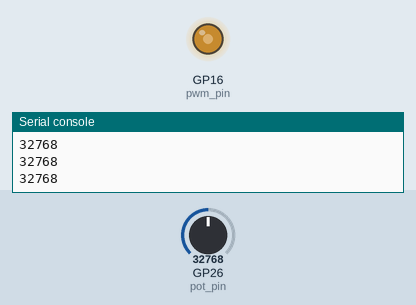
The program below on a simulated Raspberry Pi Pico running MicroPython. Parts: output pins drawn as LEDs (lit = HIGH), the last lines printed to the serial console. The test bench sets the inputs (shaded band); at power-on: GP26 (pot_pin) = 32768 (analog values on the 0–65535 scale).

Above: at 1.2 s.
1.3 s: GP26 (pot_pin) set to 45874
At 2.2 s:
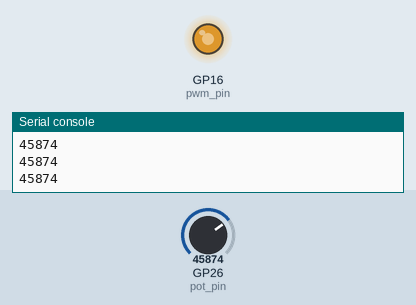
2.8 s: GP26 (pot_pin) set to 57670
At 3.5 s:
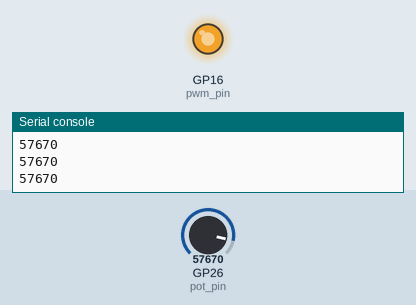
4.3 s: GP26 (pot_pin) set to 7864
At 4.9 s:
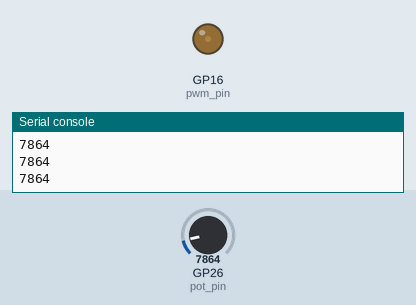
5.8 s: GP26 (pot_pin) set to 0
At 6.2 s:
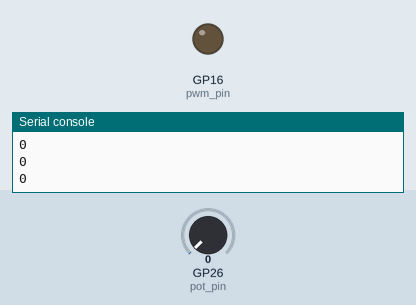
Timing chart, 0 to 8.3 s (numbered marks = the images above; inputs shaded):
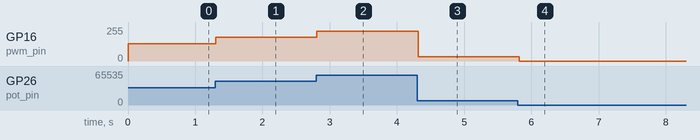

The program:

PWM.py
```python
from machine import Pin, ADC, PWM
import time as t

pot_pin = ADC(Pin(26))
pwm_pin = PWM(Pin(16))

#max = 65535

pwm_pin.freq(1000)

while  True :
    pot_val = pot_pin.read_u16()

    #pwm_value = int(0.8*max)

    pwm_pin.duty_u16(pot_val)

    #pot_val_voltage = pot_val*3.3/65535

    print(pot_val)
    t.sleep(0.05)
```

Measured:
- after the input at 1.3 s, GP16 (pwm_pin): 128/255 → 178/255 at once
- after the input at 2.8 s, GP16 (pwm_pin): 178/255 → 224/255 at once
- after the input at 4.3 s, GP16 (pwm_pin): 224/255 → 31/255 at once
- after the input at 5.8 s, GP16 (pwm_pin): 31/255 → 0/255 at once
